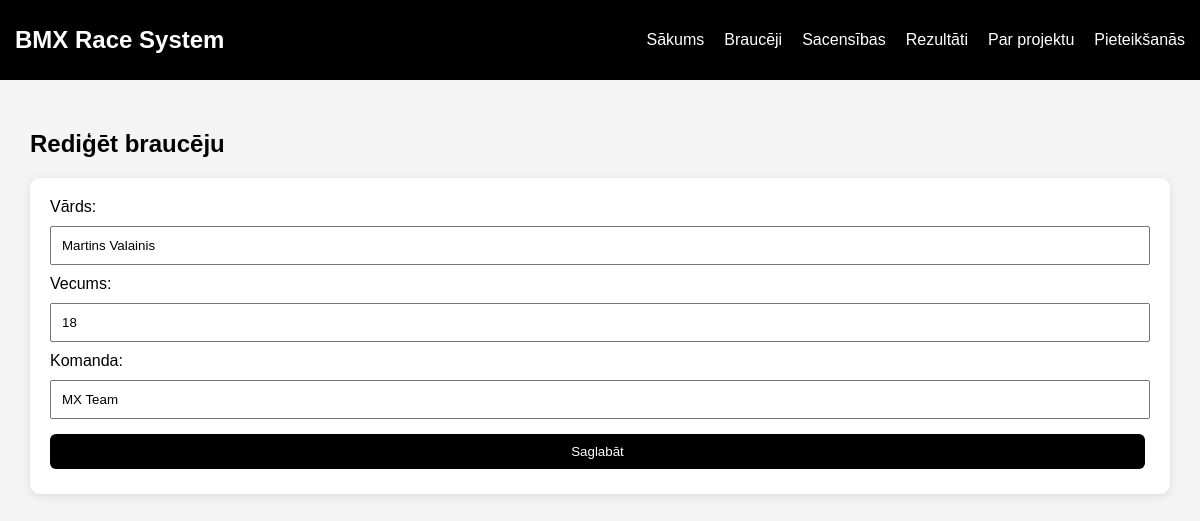
Before: /edit_rider/1 with the older database file.
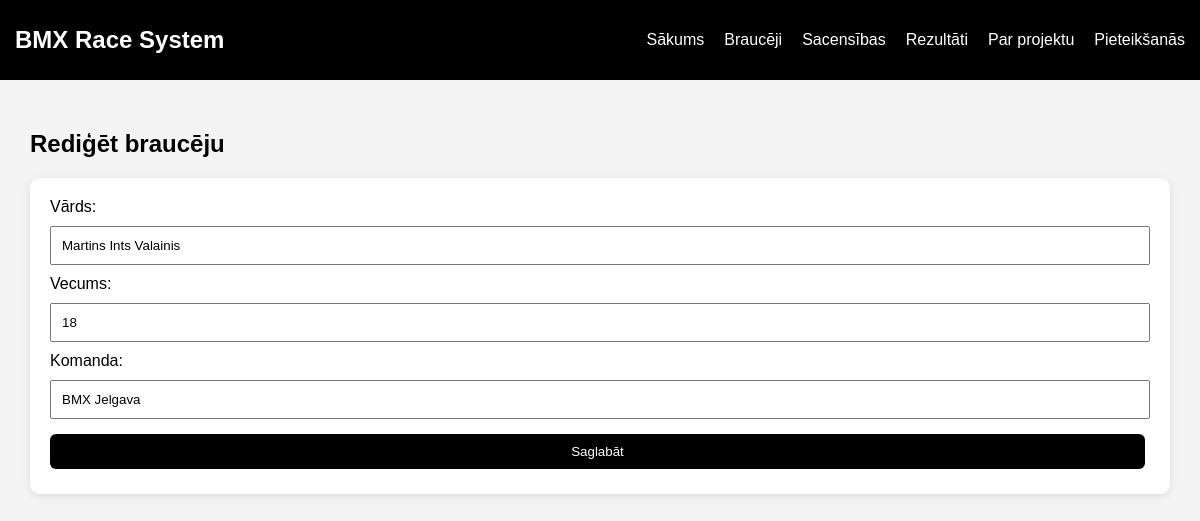
After: the same page with the newer database file.
### tables this page shows
CREATE TABLE riders (
            id INTEGER PRIMARY KEY AUTOINCREMENT,
            name TEXT NOT NULL,
            age INTEGER NOT NULL,
            team_id INTEGER,
            FOREIGN KEY (team_id) REFERENCES teams (id)
        );

CREATE TABLE teams (
            id INTEGER PRIMARY KEY AUTOINCREMENT,
            name TEXT NOT NULL,
            city TEXT NOT NULL
        );

### app.py (the view, shortened to what this page needs)
@app.route("/edit_rider/<int:id>", methods=["GET", "POST"])
def edit_rider(id):
    conn = get_db_connection()
    rider = conn.execute("""
        SELECT riders.id, riders.name, riders.age, teams.name AS team_name
        FROM riders
        LEFT JOIN teams ON riders.team_id = teams.id
        WHERE riders.id = ?
    """, (id,)).fetchone()
    conn.close()
    return render_template("edit_rider.html", rider=rider)

### app.py (called while the page is built)
def get_db_connection():
    conn = sqlite3.connect("database.db")
    conn.row_factory = sqlite3.Row
    return conn

### templates/edit_rider.html
{% extends "base.html" %}
{% block content %}
<h2>Rediģēt braucēju</h2>
<form method="POST" class="card">
    <label>Vārds:</label>
    <input type="text" name="name" value="{{ rider.name }}" required>
    <label>Vecums:</label>
    <input type="number" name="age" value="{{ rider.age }}" required>
    <label>Komanda:</label>
    <input type="text" name="team_name" value="{{ rider.team_name }}" required>
    <button type="submit">Saglabāt</button>
</form>
{% endblock %}

Changed rows visible on the page:
no longer on this page (row unchanged): teams: team_name "MX Team"
changed riders: name "Martins Valainis" → "Martins Ints Valainis"
added teams: team_name "BMX Jelgava"
